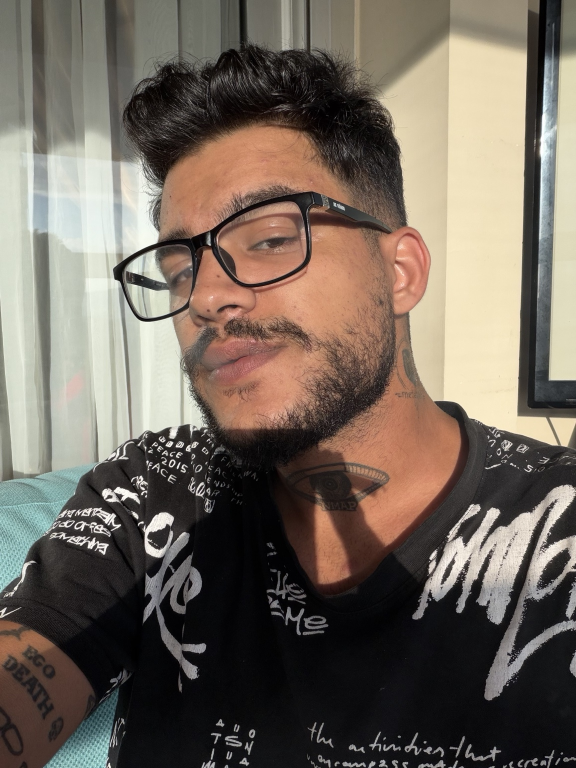
#> input picture design/source/bilal-original.jpg, 1152 x 1536 px (shown at 1/2 size)
$ python refine.py ../../design/source/bilal-original.jpg ../../design/source/bilal-original.jpg ../../design/source/bilal-original.jpg 5
#> lines starting #> are read from the running program, lines starting #| are printed output that depends on the picture; after the words box and inside, x2 and y2 are one past the last pixel; in counts of white or black regions, pixels touching at a corner belong together
"""Refine a coarse segmentation mask into a clean alpha matte.

coarse ISNet alpha -> trimap (wider unknown band in hair rows) -> closed-form
matting -> keep only the subject's connected body -> ML foreground estimation
(removes background colour spill from hair edges).
"""
import sys, time
import numpy as np
from PIL import Image
from scipy import ndimage as ndi
from pymatting import estimate_alpha_cf, estimate_foreground_ml

img_path, mask_path, out_prefix = sys.argv[1:4]
HAIR_ROWS = int(sys.argv[4]) if len(sys.argv) > 4 else 480

img = np.asarray(Image.open(img_path).convert('RGB')).astype(np.float64) / 255
coarse = np.asarray(Image.open(mask_path).convert('L')).astype(np.float64) / 255
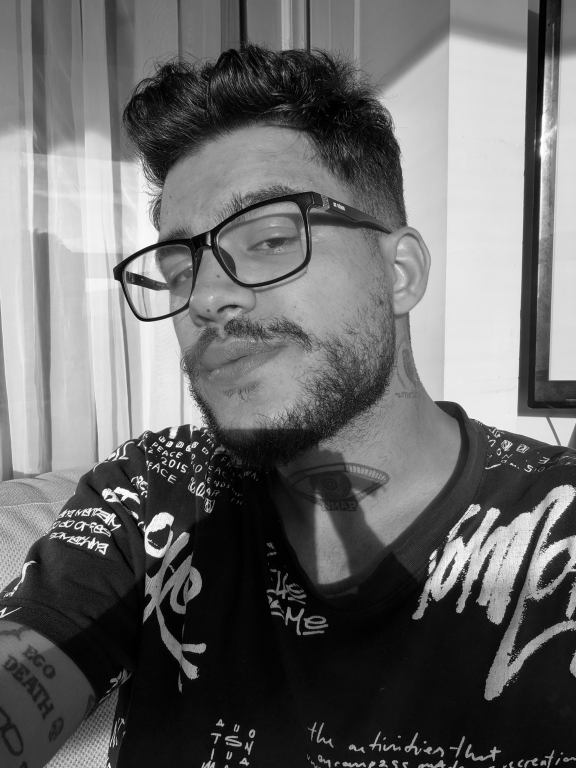
#> coarse: shape (1536, 1152) float64 (shown at 1/2 size); min 0, max 1, mean 0.415
h, w = coarse.shape
#> h = 1536; w = 1152

fg = coarse > 0.95
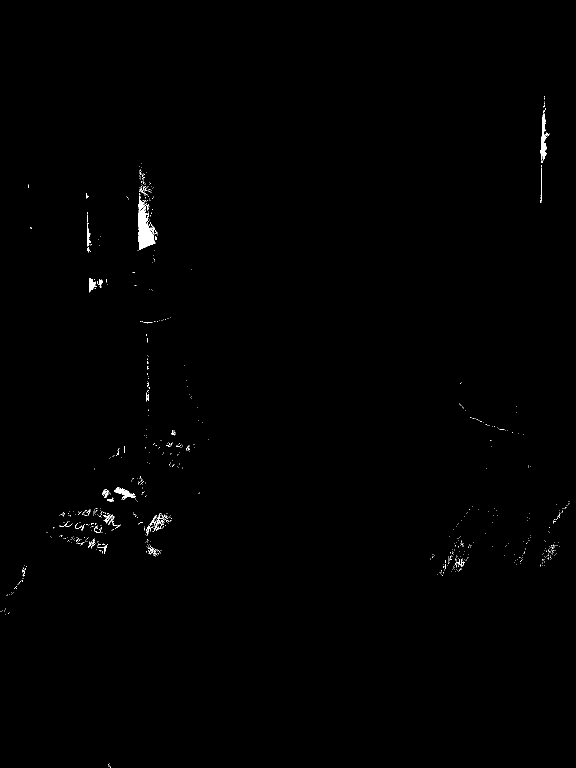
#> fg: shape (1536, 1152) bool (shown at 1/2 size); 0.37% white; 773 white regions (737 under 20 px), largest, box (x1, y1, x2, y2) and area: (276, 391, 311, 501) 1807, (1081, 227, 1099, 326) 633, (228, 975, 272, 1000) 366
bg = coarse < 0.05
#> bg: shape (1536, 1152) bool; 14.6% white; 5779 white regions (5630 under 20 px), largest, box (x1, y1, x2, y2) and area: (117, 877, 850, 1533) 194772, (797, 1252, 1135, 1536) 24533, (591, 135, 732, 284) 6502
# keep only the main body for definite foreground (drops stray streaks)
lab, n = ndi.label(coarse > 0.5)
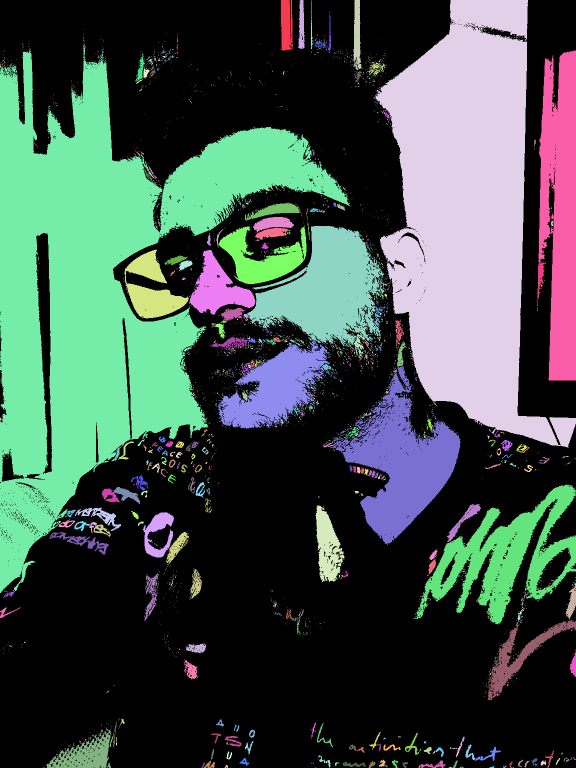
#> lab: shape (1536, 1152) int32 (shown at 1/2 size); 3289 distinct labels, from 0 to 3288; one colour per label, 0 black
#> n = 3288
sizes = ndi.sum(np.ones_like(coarse), lab, range(1, n + 1))
#> sizes = 3288 values, max 275747 at index 75, min 1 at index 8, mean 221.6
body = lab == (np.argmax(sizes) + 1)
#> body: shape (1536, 1152) bool; 15.6% white; 1 white region, box (x1, y1, x2, y2) and area: (0, 88, 701, 1186) 275747
fg &= body
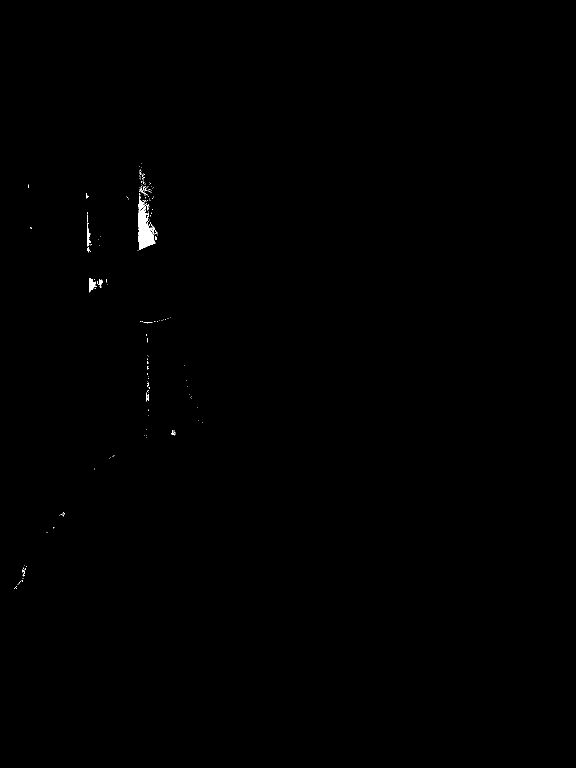
#> fg: shape (1536, 1152) bool (shown at 1/2 size); 0.17% white; 190 white regions (178 under 20 px), largest, box (x1, y1, x2, y2) and area: (276, 391, 311, 501) 1807, (178, 556, 194, 585) 231, (174, 446, 182, 493) 145

def disk(r):
    y, x = np.ogrid[-r:r + 1, -r:r + 1]
    return x * x + y * y <= r * r

rows = np.arange(h)[:, None] * np.ones((1, w))
band_hair, band_body = 14, 5
fg_hair = ndi.binary_erosion(fg, disk(band_hair))
#> fg_hair: shape (1536, 1152) bool; 0% white in thin lines or dots, all inside (x1, y1, x2, y2) = (290, 477, 292, 479)
fg_body = ndi.binary_erosion(fg, disk(band_body))
#> fg_body: shape (1536, 1152) bool; 0.03% white; 2 white regions (1 under 20 px), largest, box (x1, y1, x2, y2) and area: (281, 428, 303, 492) 574
fg_t = np.where(rows < HAIR_ROWS, fg_hair, fg_body)
# opened core: thin window-frame / curtain lines (< ~10px wide) vanish here,
# so they can't seed the unknown band around the hair
core = ndi.binary_opening(body, disk(5))
#> core: shape (1536, 1152) bool; 15% white; 4 white regions, box (x1, y1, x2, y2) and area: (0, 104, 407, 1027) 214844, (320, 254, 695, 470) 38773, (0, 1024, 72, 1178) 6457, (0, 959, 106, 1067) 4811
reach = ndi.binary_dilation(core, disk(band_hair))
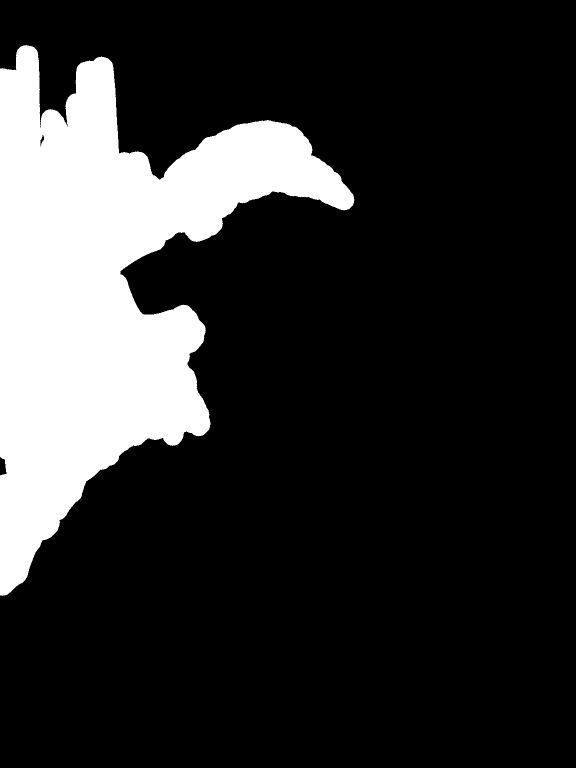
#> reach: shape (1536, 1152) bool (shown at 1/2 size); 18.6% white; 1 white region, box (x1, y1, x2, y2) and area: (0, 90, 709, 1192) 328263
bg_t = np.where(rows < HAIR_ROWS, ~reach, ~ndi.binary_dilation(body, disk(band_body)) & bg)
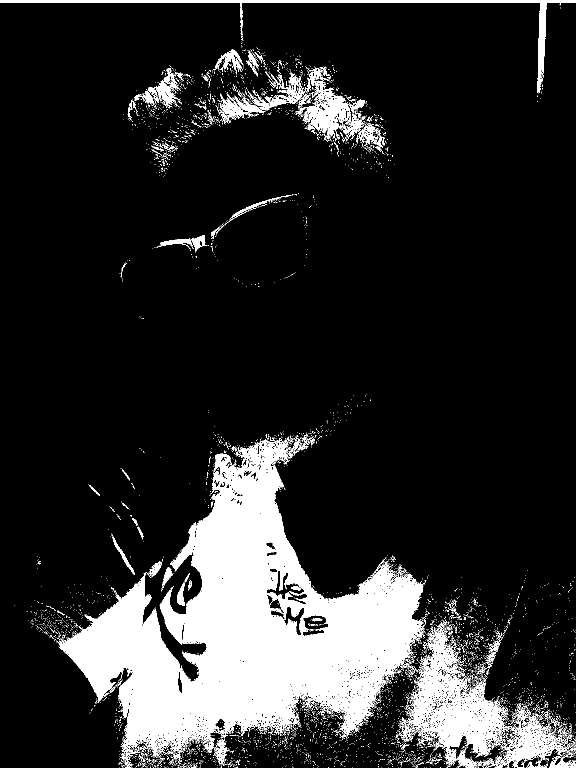
#> bg_t: shape (1536, 1152) bool (shown at 1/2 size); 14.9% white; 5750 white regions (5602 under 20 px), largest, box (x1, y1, x2, y2) and area: (117, 877, 850, 1533) 194772, (797, 1252, 1135, 1536) 24533, (0, 0, 1152, 187) 7950

trimap = np.full((h, w), 0.5)
trimap[fg_t] = 1.0
trimap[bg_t] = 0.0
Image.fromarray((trimap * 255).astype(np.uint8)).save(out_prefix + '-trimap.png')
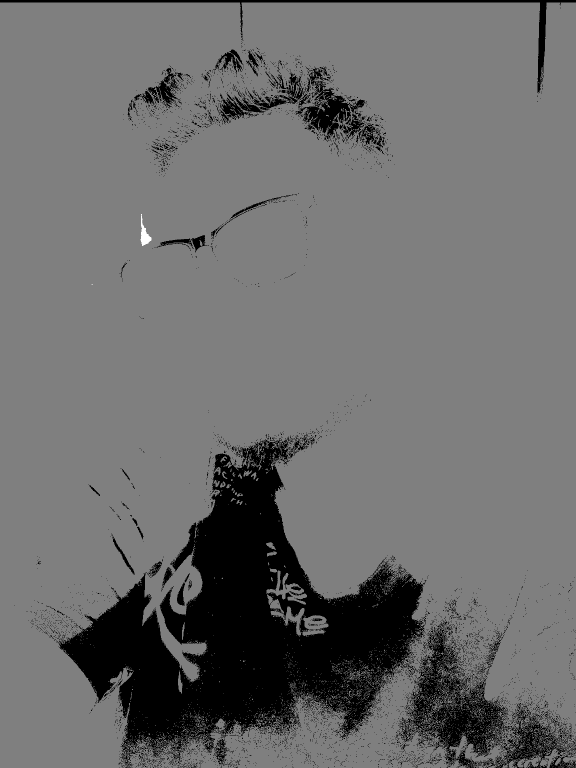
#> saved as bilal-original.jpg-trimap.png: PIL image 1152x1536 L (shown at 1/2 size); min 0, max 255, mean 108.1
print('unknown px:', int((trimap == 0.5).sum()))

t = time.time()
#> (the run stopped early here; a loop or call above may not have finished)
